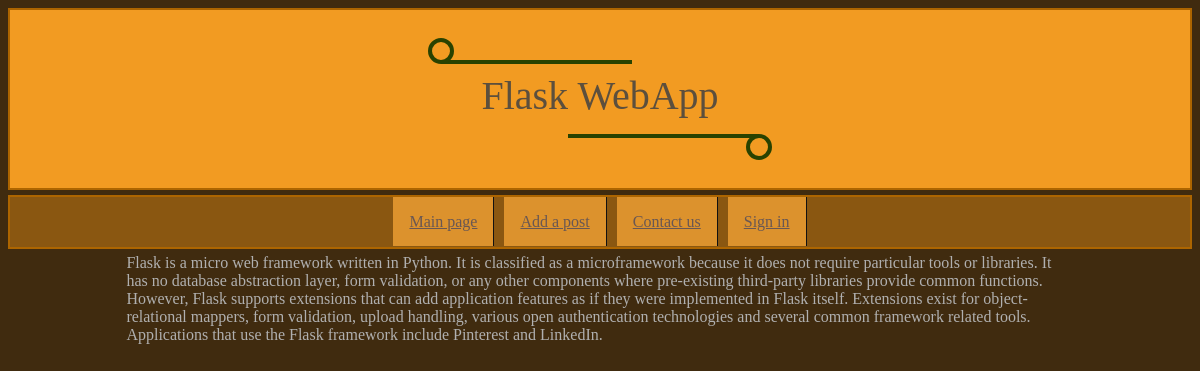
The app's page /, older data.
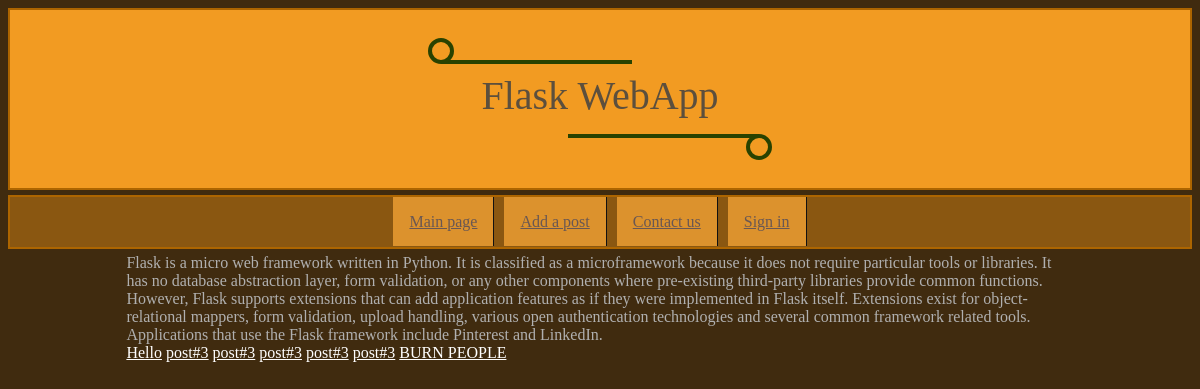
The same page, newer data.
### tables this page shows
CREATE TABLE posts(
        id INT,
        title TEXT,
        text TEXT,
        time TEXT
        );

### main.py (the view)
@app.route('/')
def main_page():
    db_temp = get_db()
    db = DataBase(db_temp)
    posts = db.get_posts()
    return render_template('index.html', TITLE='Flask WebApp', menu=main_menu, posts=posts)

### database.py (called while the page is built)
def get_db():
    if not hasattr(g, 'link_db'):
        g.link_db = sql.connect('flask.db')
    return g.link_db

    def get_posts(self):
        self.cur.execute("""SELECT * FROM posts""")
        return self.cur.fetchall()

### templates/index.html
{% extends 'base.html' %}
{% block custom_content %}
<div class="textblock">
    Flask is a micro web framework written in Python.
    It is classified as a microframework because
    it does not require particular tools or libraries.
    It has no database abstraction layer, form validation,
    or any other components where pre-existing third-party
    libraries provide common functions. However,
    Flask supports extensions that can add application
    features as if they were implemented in Flask itself.
    Extensions exist for object-relational mappers,
    form validation, upload handling, various open
    authentication technologies and several common
    framework related tools.
    Applications that use the Flask
    framework include Pinterest and LinkedIn.
</div>
<p><p>
<div class="textblock">
    {% for post in posts %}
    <a class='link' href="post/{{ post['url'] }}">{{ post['title'] }}</a>
    {% endfor %}
</div>
{% endblock %}

Row changes from the older to the newer data that the page shows:
added posts: title "Hello"
added posts: title "post#3"
added posts: title "post#3"
added posts: title "post#3"
added posts: title "post#3"
added posts: title "post#3"
added posts: title "BURN PEOPLE"
